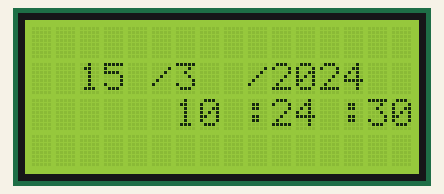
Simulated run of this sketch. Board: Arduino Uno, built with avr-gcc and run on an emulated ATmega328P. On the bench: 16×4 character LCD. The local clock reads 2024-03-15 10:24:30 at power-on unless the sketch sets it.

Above: at 0.1 s.
At 4.2 s:
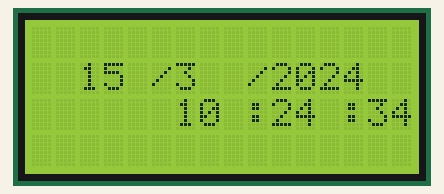
At 11.2 s:
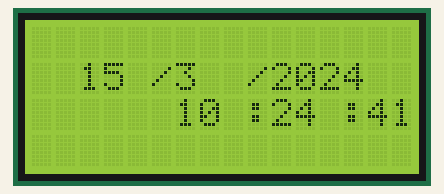
At 19.3 s:
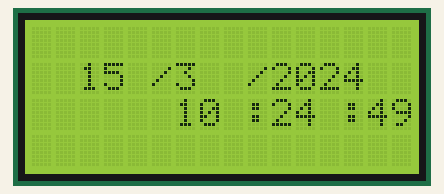
At 29.4 s:
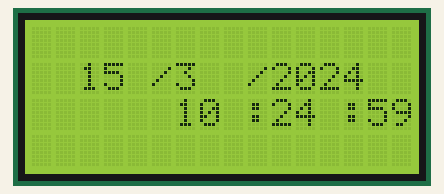
At 38.5 s:
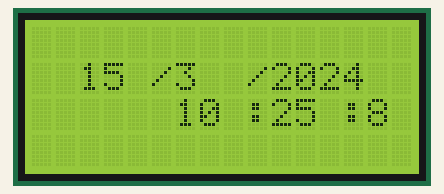

Measured:
- what the display in image 1 shows lasts 1.0 s, from 4.1 s to 5.1 s

The sketch:

Taniya.Haghighi-Assignemnt15Part1.ino
```cpp
#include <DS3231.h>
DS3231 rtc(A4,A5); //SDA and SCL are connected to pins A4 and A5.

#include <LiquidCrystal.h>
// initialize the library with the numbers of the interface pins
LiquidCrystal lcd(8, 9, 4, 5, 6, 7);


void setup()
{
rtc.begin();
lcd.begin(16,4); // set the LCD's number of columns and rows
}

void loop() {
  // put your main code here, to run repeatedly:
  lcd.clear();
Time t = rtc.getTime();

// day/month/year

lcd.setCursor(2,1);
lcd.print(t.date);
lcd.setCursor(5,1);
lcd.print("/");
lcd.setCursor(6,1);
lcd.print(t.mon);
lcd.setCursor(9,1);
lcd.print("/");
lcd.setCursor(10,1);
lcd.print(t.year);

// hour:min:sec

lcd.setCursor(6,2);
lcd.print(t.hour);
lcd.setCursor(9,2);
lcd.print(":");
lcd.setCursor(10,2);
lcd.print(t.min);
lcd.setCursor(13,2);
lcd.print(":");
lcd.setCursor(14,2);
lcd.print(t.sec);


delay(1000);
}
```
